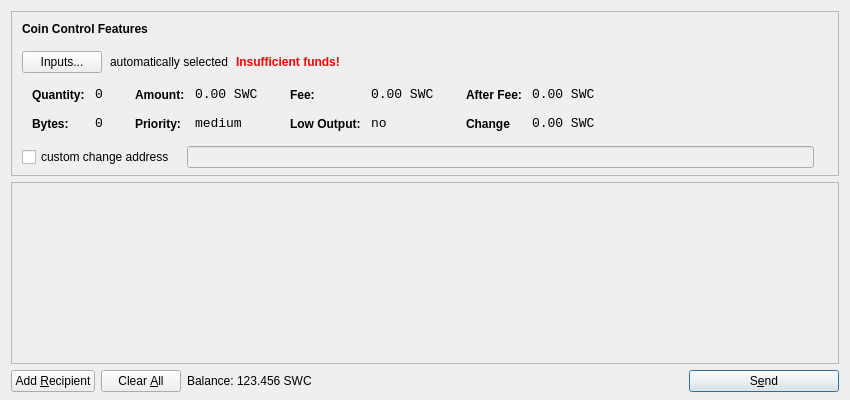
<?xml version="1.0" encoding="UTF-8"?>
<ui version="4.0">
 <class>SendCoinsDialog</class>
 <widget class="QDialog" name="SendCoinsDialog">
  <property name="geometry">
   <rect>
    <x>0</x>
    <y>0</y>
    <width>850</width>
    <height>400</height>
   </rect>
  </property>
  <property name="windowTitle">
   <string>Send Coins</string>
  </property>
  <layout class="QVBoxLayout" name="verticalLayout" stretch="0,1,0">
   <property name="bottomMargin">
    <number>8</number>
   </property>
   <item>
    <widget class="QFrame" name="frameCoinControl">
     <property name="sizePolicy">
      <sizepolicy hsizetype="Expanding" vsizetype="Expanding">
       <horstretch>0</horstretch>
       <verstretch>0</verstretch>
      </sizepolicy>
     </property>
     <property name="maximumSize">
      <size>
       <width>16777215</width>
       <height>16777215</height>
      </size>
     </property>
     <property name="frameShape">
      <enum>QFrame::StyledPanel</enum>
     </property>
     <property name="frameShadow">
      <enum>QFrame::Sunken</enum>
     </property>
     <layout class="QVBoxLayout" name="verticalLayoutCoinControl2">
      <property name="spacing">
       <number>-1</number>
      </property>
      <property name="leftMargin">
       <number>0</number>
      </property>
      <property name="topMargin">
       <number>0</number>
      </property>
      <property name="rightMargin">
       <number>0</number>
      </property>
      <property name="bottomMargin">
       <number>6</number>
      </property>
      <item>
       <layout class="QVBoxLayout" name="verticalLayoutCoinControl" stretch="0,0,0,0,1">
        <property name="spacing">
         <number>0</number>
        </property>
        <property name="leftMargin">
         <number>10</number>
        </property>
        <property name="topMargin">
         <number>10</number>
        </property>
        <item>
         <layout class="QHBoxLayout" name="horizontalLayoutCoinControl1">
          <property name="bottomMargin">
           <number>15</number>
          </property>
          <item>
           <widget class="QLabel" name="labelCoinControlFeatures">
            <property name="sizePolicy">
             <sizepolicy hsizetype="Preferred" vsizetype="Maximum">
              <horstretch>0</horstretch>
              <verstretch>0</verstretch>
             </sizepolicy>
            </property>
            <property name="font">
             <font>
              <weight>75</weight>
              <bold>true</bold>
             </font>
            </property>
            <property name="styleSheet">
             <string notr="true">font-weight:bold;</string>
            </property>
            <property name="text">
             <string>Coin Control Features</string>
            </property>
           </widget>
          </item>
         </layout>
        </item>
        <item>
         <layout class="QHBoxLayout" name="horizontalLayoutCoinControl2" stretch="0,0,0,0">
          <property name="spacing">
           <number>8</number>
          </property>
          <property name="bottomMargin">
           <number>10</number>
          </property>
          <item>
           <widget class="QPushButton" name="pushButtonCoinControl">
            <property name="styleSheet">
             <string notr="true"/>
            </property>
            <property name="text">
             <string>Inputs...</string>
            </property>
           </widget>
          </item>
          <item>
           <widget class="QLabel" name="labelCoinControlAutomaticallySelected">
            <property name="text">
             <string>automatically selected</string>
            </property>
            <property name="margin">
             <number>5</number>
            </property>
           </widget>
          </item>
          <item>
           <widget class="QLabel" name="labelCoinControlInsuffFunds">
            <property name="font">
             <font>
              <weight>75</weight>
              <bold>true</bold>
             </font>
            </property>
            <property name="styleSheet">
             <string notr="true">color:red;font-weight:bold;</string>
            </property>
            <property name="text">
             <string>Insufficient funds!</string>
            </property>
            <property name="margin">
             <number>5</number>
            </property>
           </widget>
          </item>
          <item>
           <spacer name="horizontalSpacerCoinControl">
            <property name="orientation">
             <enum>Qt::Horizontal</enum>
            </property>
            <property name="sizeHint" stdset="0">
             <size>
              <width>40</width>
              <height>1</height>
             </size>
            </property>
           </spacer>
          </item>
         </layout>
        </item>
        <item>
         <widget class="QWidget" name="widgetCoinControl" native="true">
          <property name="sizePolicy">
           <sizepolicy hsizetype="Preferred" vsizetype="Preferred">
            <horstretch>0</horstretch>
            <verstretch>0</verstretch>
           </sizepolicy>
          </property>
          <property name="minimumSize">
           <size>
            <width>0</width>
            <height>0</height>
           </size>
          </property>
          <property name="styleSheet">
           <string notr="true"/>
          </property>
          <layout class="QHBoxLayout" name="horizontalLayoutCoinControl5">
           <property name="margin">
            <number>0</number>
           </property>
           <item>
            <layout class="QHBoxLayout" name="horizontalLayoutCoinControl3" stretch="0,0,0,1">
             <property name="spacing">
              <number>20</number>
             </property>
             <property name="topMargin">
              <number>0</number>
             </property>
             <property name="bottomMargin">
              <number>10</number>
             </property>
             <item>
              <layout class="QFormLayout" name="formLayoutCoinControl1">
               <property name="horizontalSpacing">
                <number>10</number>
               </property>
               <property name="verticalSpacing">
                <number>14</number>
               </property>
               <property name="leftMargin">
                <number>10</number>
               </property>
               <property name="topMargin">
                <number>4</number>
               </property>
               <property name="rightMargin">
                <number>6</number>
               </property>
               <item row="0" column="0">
                <widget class="QLabel" name="labelCoinControlQuantityText">
                 <property name="styleSheet">
                  <string notr="true">font-weight:bold;</string>
                 </property>
                 <property name="text">
                  <string>Quantity:</string>
                 </property>
                 <property name="margin">
                  <number>0</number>
                 </property>
                </widget>
               </item>
               <item row="0" column="1">
                <widget class="QLabel" name="labelCoinControlQuantity">
                 <property name="font">
                  <font>
                   <family>Monospace</family>
                   <pointsize>10</pointsize>
                  </font>
                 </property>
                 <property name="cursor">
                  <cursorShape>IBeamCursor</cursorShape>
                 </property>
                 <property name="contextMenuPolicy">
                  <enum>Qt::ActionsContextMenu</enum>
                 </property>
                 <property name="text">
                  <string>0</string>
                 </property>
                 <property name="margin">
                  <number>0</number>
                 </property>
                 <property name="textInteractionFlags">
                  <set>Qt::LinksAccessibleByMouse|Qt::TextSelectableByKeyboard|Qt::TextSelectableByMouse</set>
                 </property>
                </widget>
               </item>
               <item row="1" column="0">
                <widget class="QLabel" name="labelCoinControlBytesText">
                 <property name="styleSheet">
                  <string notr="true">font-weight:bold;</string>
                 </property>
                 <property name="text">
                  <string>Bytes:</string>
                 </property>
                </widget>
               </item>
               <item row="1" column="1">
                <widget class="QLabel" name="labelCoinControlBytes">
                 <property name="font">
                  <font>
                   <family>Monospace</family>
                   <pointsize>10</pointsize>
                  </font>
                 </property>
                 <property name="cursor">
                  <cursorShape>IBeamCursor</cursorShape>
                 </property>
                 <property name="contextMenuPolicy">
                  <enum>Qt::ActionsContextMenu</enum>
                 </property>
                 <property name="text">
                  <string>0</string>
                 </property>
                 <property name="textInteractionFlags">
                  <set>Qt::LinksAccessibleByMouse|Qt::TextSelectableByKeyboard|Qt::TextSelectableByMouse</set>
                 </property>
                </widget>
               </item>
              </layout>
             </item>
             <item>
              <layout class="QFormLayout" name="formLayoutCoinControl2">
               <property name="horizontalSpacing">
                <number>10</number>
               </property>
               <property name="verticalSpacing">
                <number>14</number>
               </property>
               <property name="leftMargin">
                <number>6</number>
               </property>
               <property name="topMargin">
                <number>4</number>
               </property>
               <property name="rightMargin">
                <number>6</number>
               </property>
               <item row="0" column="0">
                <widget class="QLabel" name="labelCoinControlAmountText">
                 <property name="styleSheet">
                  <string notr="true">font-weight:bold;</string>
                 </property>
                 <property name="text">
                  <string>Amount:</string>
                 </property>
                 <property name="margin">
                  <number>0</number>
                 </property>
                </widget>
               </item>
               <item row="0" column="1">
                <widget class="QLabel" name="labelCoinControlAmount">
                 <property name="font">
                  <font>
                   <family>Monospace</family>
                   <pointsize>10</pointsize>
                  </font>
                 </property>
                 <property name="cursor">
                  <cursorShape>IBeamCursor</cursorShape>
                 </property>
                 <property name="contextMenuPolicy">
                  <enum>Qt::ActionsContextMenu</enum>
                 </property>
                 <property name="text">
                  <string notr="true">0.00 SWC</string>
                 </property>
                 <property name="textInteractionFlags">
                  <set>Qt::LinksAccessibleByMouse|Qt::TextSelectableByKeyboard|Qt::TextSelectableByMouse</set>
                 </property>
                </widget>
               </item>
               <item row="1" column="0">
                <widget class="QLabel" name="labelCoinControlPriorityText">
                 <property name="styleSheet">
                  <string notr="true">font-weight:bold;</string>
                 </property>
                 <property name="text">
                  <string>Priority:</string>
                 </property>
                </widget>
               </item>
               <item row="1" column="1">
                <widget class="QLabel" name="labelCoinControlPriority">
                 <property name="font">
                  <font>
                   <family>Monospace</family>
                   <pointsize>10</pointsize>
                  </font>
                 </property>
                 <property name="cursor">
                  <cursorShape>IBeamCursor</cursorShape>
                 </property>
                 <property name="contextMenuPolicy">
                  <enum>Qt::ActionsContextMenu</enum>
                 </property>
                 <property name="text">
                  <string>medium</string>
                 </property>
                 <property name="textInteractionFlags">
                  <set>Qt::LinksAccessibleByMouse|Qt::TextSelectableByKeyboard|Qt::TextSelectableByMouse</set>
                 </property>
                </widget>
               </item>
              </layout>
             </item>
             <item>
              <layout class="QFormLayout" name="formLayoutCoinControl3">
               <property name="horizontalSpacing">
                <number>10</number>
               </property>
               <property name="verticalSpacing">
                <number>14</number>
               </property>
               <property name="leftMargin">
                <number>6</number>
               </property>
               <property name="topMargin">
                <number>4</number>
               </property>
               <property name="rightMargin">
                <number>6</number>
               </property>
               <item row="0" column="0">
                <widget class="QLabel" name="labelCoinControlFeeText">
                 <property name="styleSheet">
                  <string notr="true">font-weight:bold;</string>
                 </property>
                 <property name="text">
                  <string>Fee:</string>
                 </property>
                 <property name="margin">
                  <number>0</number>
                 </property>
                </widget>
               </item>
               <item row="0" column="1">
                <widget class="QLabel" name="labelCoinControlFee">
                 <property name="font">
                  <font>
                   <family>Monospace</family>
                   <pointsize>10</pointsize>
                  </font>
                 </property>
                 <property name="cursor">
                  <cursorShape>IBeamCursor</cursorShape>
                 </property>
                 <property name="contextMenuPolicy">
                  <enum>Qt::ActionsContextMenu</enum>
                 </property>
                 <property name="text">
                  <string notr="true">0.00 SWC</string>
                 </property>
                 <property name="textInteractionFlags">
                  <set>Qt::LinksAccessibleByMouse|Qt::TextSelectableByKeyboard|Qt::TextSelectableByMouse</set>
                 </property>
                </widget>
               </item>
               <item row="1" column="0">
                <widget class="QLabel" name="labelCoinControlLowOutputText">
                 <property name="styleSheet">
                  <string notr="true">font-weight:bold;</string>
                 </property>
                 <property name="text">
                  <string>Low Output:</string>
                 </property>
                </widget>
               </item>
               <item row="1" column="1">
                <widget class="QLabel" name="labelCoinControlLowOutput">
                 <property name="font">
                  <font>
                   <family>Monospace</family>
                   <pointsize>10</pointsize>
                  </font>
                 </property>
                 <property name="cursor">
                  <cursorShape>IBeamCursor</cursorShape>
                 </property>
                 <property name="contextMenuPolicy">
                  <enum>Qt::ActionsContextMenu</enum>
                 </property>
                 <property name="text">
                  <string>no</string>
                 </property>
                 <property name="textInteractionFlags">
                  <set>Qt::LinksAccessibleByMouse|Qt::TextSelectableByKeyboard|Qt::TextSelectableByMouse</set>
                 </property>
                </widget>
               </item>
              </layout>
             </item>
             <item>
              <layout class="QFormLayout" name="formLayoutCoinControl4">
               <property name="horizontalSpacing">
                <number>10</number>
               </property>
               <property name="verticalSpacing">
                <number>14</number>
               </property>
               <property name="leftMargin">
                <number>6</number>
               </property>
               <property name="topMargin">
                <number>4</number>
               </property>
               <property name="rightMargin">
                <number>6</number>
               </property>
               <item row="0" column="0">
                <widget class="QLabel" name="labelCoinControlAfterFeeText">
                 <property name="styleSheet">
                  <string notr="true">font-weight:bold;</string>
                 </property>
                 <property name="text">
                  <string>After Fee:</string>
                 </property>
                 <property name="margin">
                  <number>0</number>
                 </property>
                </widget>
               </item>
               <item row="0" column="1">
                <widget class="QLabel" name="labelCoinControlAfterFee">
                 <property name="font">
                  <font>
                   <family>Monospace</family>
                   <pointsize>10</pointsize>
                  </font>
                 </property>
                 <property name="cursor">
                  <cursorShape>IBeamCursor</cursorShape>
                 </property>
                 <property name="contextMenuPolicy">
                  <enum>Qt::ActionsContextMenu</enum>
                 </property>
                 <property name="text">
                  <string notr="true">0.00 SWC</string>
                 </property>
                 <property name="textInteractionFlags">
                  <set>Qt::LinksAccessibleByMouse|Qt::TextSelectableByKeyboard|Qt::TextSelectableByMouse</set>
                 </property>
                </widget>
               </item>
               <item row="1" column="0">
                <widget class="QLabel" name="labelCoinControlChangeText">
                 <property name="styleSheet">
                  <string notr="true">font-weight:bold;</string>
                 </property>
                 <property name="text">
                  <string>Change</string>
                 </property>
                </widget>
               </item>
               <item row="1" column="1">
                <widget class="QLabel" name="labelCoinControlChange">
                 <property name="font">
                  <font>
                   <family>Monospace</family>
                   <pointsize>10</pointsize>
                  </font>
                 </property>
                 <property name="cursor">
                  <cursorShape>IBeamCursor</cursorShape>
                 </property>
                 <property name="contextMenuPolicy">
                  <enum>Qt::ActionsContextMenu</enum>
                 </property>
                 <property name="text">
                  <string notr="true">0.00 SWC</string>
                 </property>
                 <property name="textInteractionFlags">
                  <set>Qt::LinksAccessibleByMouse|Qt::TextSelectableByKeyboard|Qt::TextSelectableByMouse</set>
                 </property>
                </widget>
               </item>
              </layout>
             </item>
            </layout>
           </item>
          </layout>
         </widget>
        </item>
        <item>
         <layout class="QHBoxLayout" name="horizontalLayoutCoinControl4" stretch="0,0,0">
          <property name="spacing">
           <number>12</number>
          </property>
          <property name="sizeConstraint">
           <enum>QLayout::SetDefaultConstraint</enum>
          </property>
          <property name="topMargin">
           <number>5</number>
          </property>
          <property name="rightMargin">
           <number>5</number>
          </property>
          <item>
           <widget class="QCheckBox" name="checkBoxCoinControlChange">
            <property name="text">
             <string>custom change address</string>
            </property>
           </widget>
          </item>
          <item>
           <widget class="QLineEdit" name="lineEditCoinControlChange">
            <property name="enabled">
             <bool>false</bool>
            </property>
            <property name="sizePolicy">
             <sizepolicy hsizetype="Expanding" vsizetype="Fixed">
              <horstretch>0</horstretch>
              <verstretch>0</verstretch>
             </sizepolicy>
            </property>
           </widget>
          </item>
          <item>
           <widget class="QLabel" name="labelCoinControlChangeLabel">
            <property name="sizePolicy">
             <sizepolicy hsizetype="Preferred" vsizetype="Expanding">
              <horstretch>0</horstretch>
              <verstretch>0</verstretch>
             </sizepolicy>
            </property>
            <property name="minimumSize">
             <size>
              <width>0</width>
              <height>0</height>
             </size>
            </property>
            <property name="text">
             <string/>
            </property>
            <property name="margin">
             <number>3</number>
            </property>
           </widget>
          </item>
         </layout>
        </item>
        <item>
         <spacer name="verticalSpacerCoinControl">
          <property name="orientation">
           <enum>Qt::Vertical</enum>
          </property>
          <property name="sizeHint" stdset="0">
           <size>
            <width>800</width>
            <height>1</height>
           </size>
          </property>
         </spacer>
        </item>
       </layout>
      </item>
     </layout>
    </widget>
   </item>
   <item>
    <widget class="QScrollArea" name="scrollArea">
     <property name="widgetResizable">
      <bool>true</bool>
     </property>
     <widget class="QWidget" name="scrollAreaWidgetContents">
      <property name="geometry">
       <rect>
        <x>0</x>
        <y>0</y>
        <width>830</width>
        <height>165</height>
       </rect>
      </property>
      <layout class="QVBoxLayout" name="verticalLayout_2">
       <property name="margin">
        <number>0</number>
       </property>
       <item>
        <layout class="QVBoxLayout" name="entries">
         <property name="spacing">
          <number>6</number>
         </property>
        </layout>
       </item>
       <item>
        <spacer name="verticalSpacer">
         <property name="orientation">
          <enum>Qt::Vertical</enum>
         </property>
         <property name="sizeHint" stdset="0">
          <size>
           <width>20</width>
           <height>40</height>
          </size>
         </property>
        </spacer>
       </item>
      </layout>
     </widget>
    </widget>
   </item>
   <item>
    <layout class="QHBoxLayout" name="horizontalLayout">
     <item>
      <widget class="QPushButton" name="addButton">
       <property name="toolTip">
        <string>Send to multiple recipients at once</string>
       </property>
       <property name="text">
        <string>Add &amp;Recipient</string>
       </property>
       <property name="autoDefault">
        <bool>false</bool>
       </property>
      </widget>
     </item>
     <item>
      <widget class="QPushButton" name="clearButton">
       <property name="sizePolicy">
        <sizepolicy hsizetype="Minimum" vsizetype="Fixed">
         <horstretch>0</horstretch>
         <verstretch>0</verstretch>
        </sizepolicy>
       </property>
       <property name="toolTip">
        <string>Remove all transaction fields</string>
       </property>
       <property name="text">
        <string>Clear &amp;All</string>
       </property>
       <property name="autoRepeatDelay">
        <number>300</number>
       </property>
       <property name="autoDefault">
        <bool>false</bool>
       </property>
      </widget>
     </item>
     <item>
      <layout class="QHBoxLayout" name="horizontalLayout_2">
       <property name="spacing">
        <number>3</number>
       </property>
       <item>
        <widget class="QLabel" name="label">
         <property name="sizePolicy">
          <sizepolicy hsizetype="Preferred" vsizetype="Fixed">
           <horstretch>0</horstretch>
           <verstretch>0</verstretch>
          </sizepolicy>
         </property>
         <property name="text">
          <string>Balance:</string>
         </property>
        </widget>
       </item>
       <item>
        <widget class="QLabel" name="labelBalance">
         <property name="sizePolicy">
          <sizepolicy hsizetype="Preferred" vsizetype="Fixed">
           <horstretch>0</horstretch>
           <verstretch>0</verstretch>
          </sizepolicy>
         </property>
         <property name="cursor">
          <cursorShape>IBeamCursor</cursorShape>
         </property>
         <property name="text">
          <string notr="true">123.456 SWC</string>
         </property>
         <property name="textInteractionFlags">
          <set>Qt::LinksAccessibleByMouse|Qt::TextSelectableByKeyboard|Qt::TextSelectableByMouse</set>
         </property>
        </widget>
       </item>
      </layout>
     </item>
     <item>
      <spacer name="horizontalSpacer">
       <property name="orientation">
        <enum>Qt::Horizontal</enum>
       </property>
       <property name="sizeHint" stdset="0">
        <size>
         <width>40</width>
         <height>20</height>
        </size>
       </property>
      </spacer>
     </item>
     <item>
      <widget class="QPushButton" name="sendButton">
       <property name="minimumSize">
        <size>
         <width>150</width>
         <height>0</height>
        </size>
       </property>
       <property name="toolTip">
        <string>Confirm the send action</string>
       </property>
       <property name="text">
        <string>S&amp;end</string>
       </property>
       <property name="icon">
        <iconset resource="../bitcoin.qrc">
         <normaloff>:/icons/send</normaloff>:/icons/send</iconset>
       </property>
       <property name="default">
        <bool>true</bool>
       </property>
      </widget>
     </item>
    </layout>
   </item>
  </layout>
 </widget>
 <resources>
  <include location="../bitcoin.qrc"/>
 </resources>
 <connections/>
</ui>
